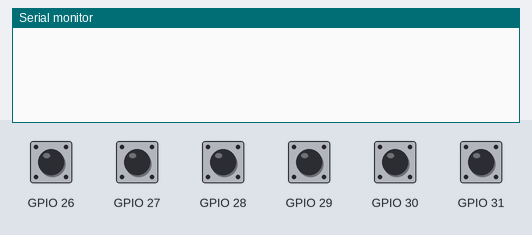
A sketch run on a simulated ESP32. Parts: the last lines printed to the serial monitor. The inputs (shaded band) are chosen by the test bench; at power-on: GPIO 26–31 HIGH.

Above: at 1.2 s.
1.3 s: GPIO 26 pulled LOW for 0.15 s
At 1.7 s:
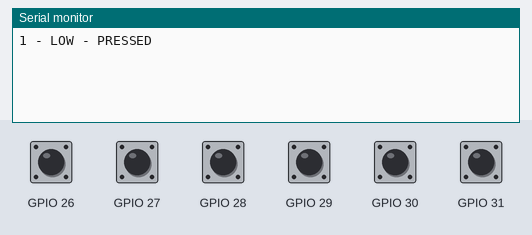
2.9 s: GPIO 27 pulled LOW for 0.15 s
At 4.1 s:
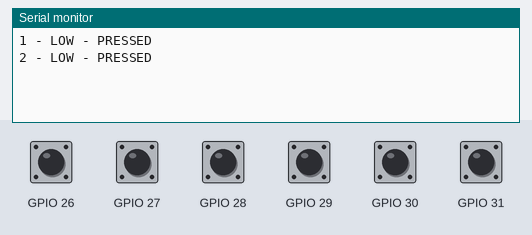
4.5 s: GPIO 28 pulled LOW for 0.15 s
At 5.3 s:
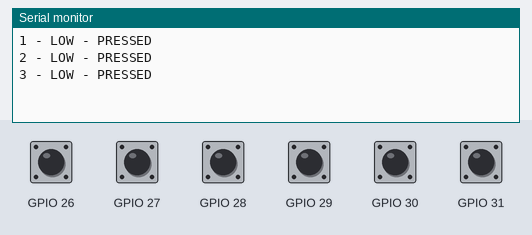
6.1 s: GPIO 29 pulled LOW for 0.15 s
At 6.5 s:
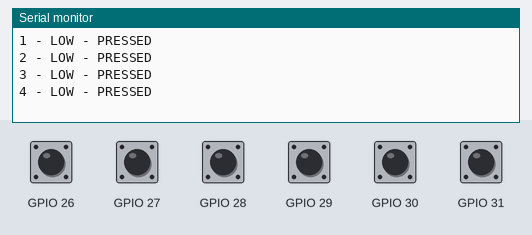
7.7 s: GPIO 30 pulled LOW for 0.15 s
At 8.9 s:
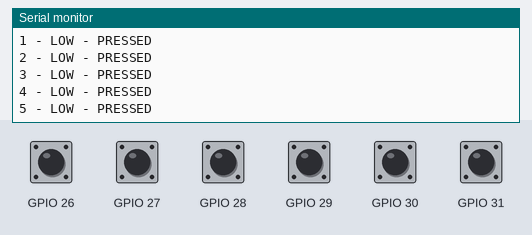
9.3 s: GPIO 31 pulled LOW for 0.15 s
At 10.1 s:
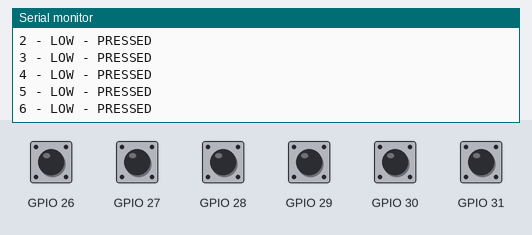
Timing chart, 0 to 11.9 s (numbered marks = the images above; inputs shaded):
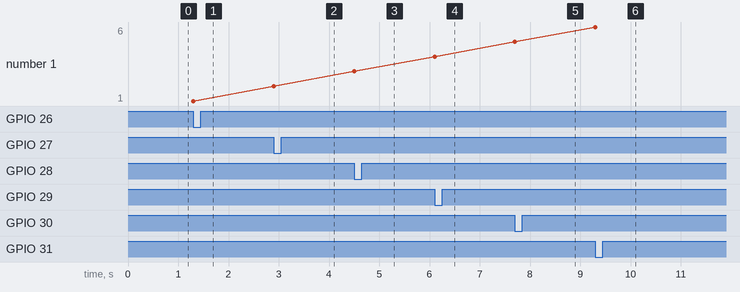

The sketch:

LimitSwitchTest.ino
```cpp
class LimitSwitch{
  public:
    int pin;
    //state of the switch. 0 = open, 1 = closed
    int state;

};
//Time for debouncing limit switches
const unsigned long debounceTime = 1000;
unsigned long LastDebounce[6] = {};
LimitSwitch LS[6];
int pn = 0;

void setup() {
  Serial.begin(19200);
  //Limit switch setup
    for (int i = 0; i<6; i++) {
      //Signal pins on teensy
      LS[i].pin = 26+i;
      //Pulls signal pin up
      pinMode(LS[i].pin, INPUT_PULLUP);

  }

}

void loop() {
  // put your main code here, to run repeatedly:


  if (digitalRead(LS[0].pin) == LOW) {
    if(millis() - LastDebounce[0] > debounceTime){
      Serial.println("1 - LOW - PRESSED");
      LastDebounce[0] = millis();
    }
  }
  if (digitalRead(LS[1].pin) == LOW) {
    if(millis() - LastDebounce[1] > debounceTime){
      Serial.println("2 - LOW - PRESSED");
      LastDebounce[1] = millis();
    }
  }
  if (digitalRead(LS[2].pin) == LOW) {
    if(millis() - LastDebounce[2] > debounceTime){
      Serial.println("3 - LOW - PRESSED");
      LastDebounce[2] = millis();
    }
  }
  if (digitalRead(LS[3].pin) == LOW) {
    if(millis() - LastDebounce[3] > debounceTime){
      Serial.println("4 - LOW - PRESSED");
      LastDebounce[3] = millis();
    }
  }
  if (digitalRead(LS[4].pin) == LOW) {
    if(millis() - LastDebounce[4] > debounceTime){
      Serial.println("5 - LOW - PRESSED");
      LastDebounce[4] = millis();
    }
  }
  if (digitalRead(LS[5].pin) == LOW) {
    if(millis() - LastDebounce[5] > debounceTime){
      Serial.println("6 - LOW - PRESSED");
      LastDebounce[5] = millis();
    }
  }
}
```

Measured:
- after the input at 1.3 s, the serial monitor: prints a new line at once (image 1)
- after the input at 2.9 s, the serial monitor: prints a new line at once (image 2)
- after the input at 4.5 s, the serial monitor: prints a new line at once (image 3)
- after the input at 6.1 s, the serial monitor: prints a new line at once (image 4)
- after the input at 7.7 s, the serial monitor: prints a new line at once (image 5)
- after the input at 9.3 s, the serial monitor: prints a new line at once (image 6)
- plotted number 1: 1 → 2 after the input at 2.9 s, 2 → 3 after the input at 4.5 s, 3 → 4 after the input at 6.1 s, 4 → 5 after the input at 7.7 s, 5 → 6 after the input at 9.3 s
